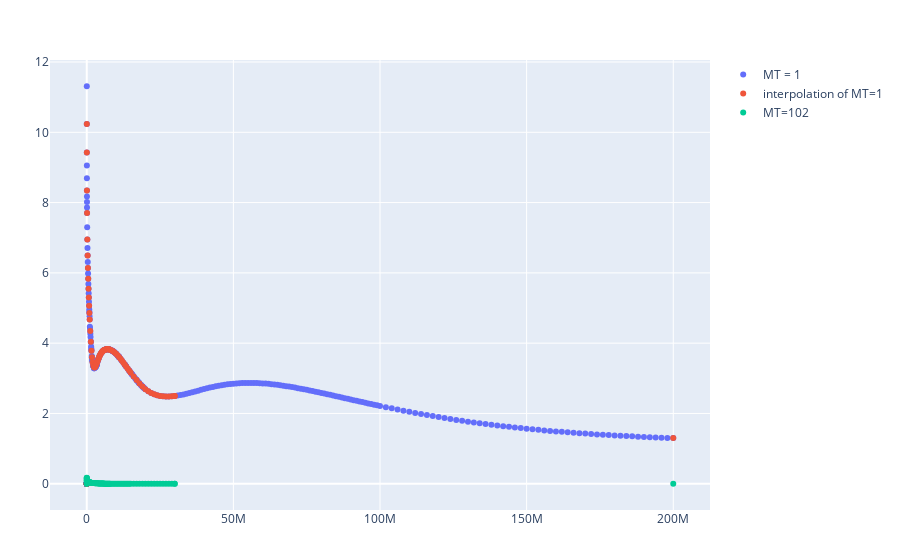

Notebook code for this chart:
### Code cell
PlotlyJS.plot([PlotlyJS.scatter(x=x, y=y, mode="markers", name="MT = 1"),
PlotlyJS.scatter(x=energies_rxn, y=corresponding_total_σ, 
    mode="markers", name="interpolation of MT=1"),
    PlotlyJS.scatter(x=energies_rxn, y= σ_rxn, 
    mode="markers", name="MT=102")
    ])
